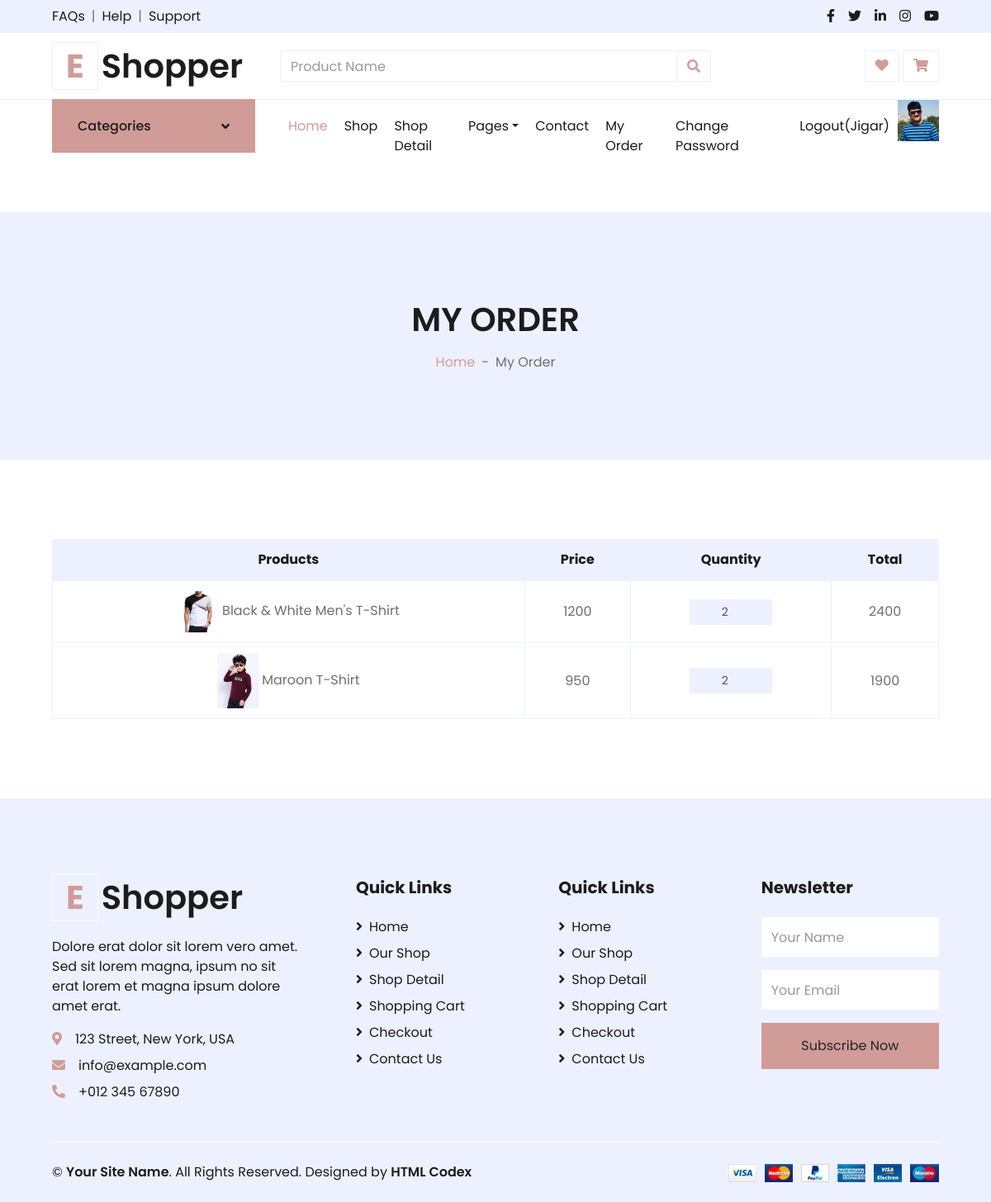
/myorder/ (signed in), run on the app's committed database.
### myapp/models.py (models this page shows, shortened)
class User(models.Model):
	fname=models.CharField(max_length=100)
	lname=models.CharField(max_length=100)
	email=models.EmailField()
	mobile=models.PositiveIntegerField()
	address=models.TextField()
	password=models.CharField(max_length=100)
	profile_pic=models.ImageField(upload_to="profile_pic/")
	usertype=models.CharField(max_length=100,default="buyer")

class Cart(models.Model):
	user=models.ForeignKey(User,on_delete=models.CASCADE)
	product=models.ForeignKey(Product,on_delete=models.CASCADE)
	date=models.DateTimeField(default=timezone.now)
	product_price=models.PositiveIntegerField()
	product_qty=models.PositiveIntegerField()
	total_price=models.PositiveIntegerField()
	payment_status=models.BooleanField(default=False)

class Product(models.Model):
	category=(
			('men','men'),
			('women','women'),
			('kid','kid'),
		)
	size=(
			("s","s"),
			("m","m"),
			("l","l"),
			("xl","xl"),
			("xxl","xxl"),
		)
	seller=models.ForeignKey(User,on_delete=models.CASCADE)
	product_category=models.CharField(max_length=100,choices=category)
	product_name=models.CharField(max_length=100)
	product_price=models.PositiveIntegerField()
	product_desc=models.TextField()
	product_size=models.CharField(max_length=100,choices=size)
	product_image=models.ImageField(upload_to="product_pic/")

### myapp/views.py (the view)
# urls.py: path('myorder/',views.myorder,name='myorder'),
def myorder(request):
	user=User.objects.get(email=request.session['email'])
	carts=Cart.objects.filter(user=user,payment_status=True)
	return render(request,'myorder.html',{'carts':carts})

### myapp/templates/myorder.html (shortened to what this page needs)
{% extends 'header.html' %}
{% load static %}
{% block content %}
<!DOCTYPE html>
<html lang="en">
<head>
</head>
<body>
    <div class="container-fluid bg-secondary mb-5">
        <div class="d-flex flex-column align-items-center justify-content-center" style="min-height: 300px">
            <h1 class="font-weight-semi-bold text-uppercase mb-3">My Order</h1>
            <div class="d-inline-flex">
                <p class="m-0"><a href="">Home</a></p>
                <p class="m-0 px-2">-</p>
                <p class="m-0">My Order</p>
            </div>
        </div>
    </div>
    <div class="container-fluid pt-5">
        <div class="row px-xl-5">
            <div class="col-lg-12 table-responsive mb-5">
                <table class="table table-bordered text-center mb-0">
                    <thead class="bg-secondary text-dark">
                        <tr>
                            <th>Products</th>
                            <th>Price</th>
                            <th>Quantity</th>
                            <th>Total</th>
                        </tr>
                    </thead>
                    <tbody class="align-middle">
                        {% for i in carts %}
                        <tr>
                            <td class="align-middle"><img src="{{i.product.product_image.url}}" alt="" style="width: 50px;"> {{i.product.product_name}}</td>
                            <td class="align-middle">{{i.product.product_price}}</td>
                            <td class="align-middle">
                                <div class="input-group quantity mx-auto" style="width: 100px;">
                                    <form method="post" action="{% url 'change-qty' %}">
                                        <input type="number" class="form-control form-control-sm bg-secondary text-center" value="{{i.product_qty}}" name="product_qty" onchange="this.form.submit();" readonly>
                                    </form>
                                </div>
                            </td>
                            <td class="align-middle">{{i.total_price}}</td>
                        </tr>
                        {% endfor %}
                    </tbody>
                </table>
            </div>
        </div>
    </div>
</body>
</html>
{% endblock %}

### myapp/templates/header.html (shortened to what this page needs)
{% load static %}
<!DOCTYPE html>
<html lang="en">
<head>
    <link href="https://cdnjs.cloudflare.com/ajax/libs/font-awesome/5.10.0/css/all.min.css" rel="stylesheet">
    <link href="{% static 'lib/owlcarousel/assets/owl.carousel.min.css' %}" rel="stylesheet">
    <link href="{% static 'css/style.css' %}" rel="stylesheet">
</head>
<body>
    <div class="container-fluid">
        <div class="row bg-secondary py-2 px-xl-5">
            <div class="col-lg-6 d-none d-lg-block">
                <div class="d-inline-flex align-items-center">
                    <a class="text-dark" href="">FAQs</a>
                    <span class="text-muted px-2">|</span>
                    <a class="text-dark" href="">Help</a>
                    <span class="text-muted px-2">|</span>
                    <a class="text-dark" href="">Support</a>
                </div>
            </div>
            <div class="col-lg-6 text-center text-lg-right">
                <div class="d-inline-flex align-items-center">
                    <a class="text-dark px-2" href="">
                        <i class="fab fa-facebook-f"></i>
                    </a>
                    <a class="text-dark px-2" href="">
                        <i class="fab fa-twitter"></i>
                    </a>
                    <a class="text-dark px-2" href="">
                        <i class="fab fa-linkedin-in"></i>
                    </a>
                    <a class="text-dark px-2" href="">
                        <i class="fab fa-instagram"></i>
                    </a>
                    <a class="text-dark pl-2" href="">
                        <i class="fab fa-youtube"></i>
                    </a>
                </div>
            </div>
        </div>
        <div class="row align-items-center py-3 px-xl-5">
            <div class="col-lg-3 d-none d-lg-block">
                <a href="" class="text-decoration-none">
                    <h1 class="m-0 display-5 font-weight-semi-bold"><span class="text-primary font-weight-bold border px-3 mr-1">E</span>Shopper</h1>
                </a>
            </div>
            <div class="col-lg-6 col-6 text-left">
                <form action="{% url 'search' %}" method="post">
                    <div class="input-group">
                        <input type="text" name="search" class="form-control" placeholder="Product Name">
                        <div class="input-group-append">
                            <span class="input-group-text bg-transparent text-primary">
                                <i class="fa fa-search"></i>
                            </span>
                        </div>
                    </div>
                </form>
            </div>
            {% if request.session.email %}
            <div class="col-lg-3 col-6 text-right">
                <a href="{% url 'wishlist' %}" class="btn border">
                    <i class="fas fa-heart text-primary"></i>
                </a>
                <a href="{% url 'cart' %}" class="btn border">
                    <i class="fas fa-shopping-cart text-primary"></i>
                </a>
            </div>
            {% endif %}
        </div>
    </div>
    <div class="container-fluid mb-5">
        <div class="row border-top px-xl-5">
            <div class="col-lg-3 d-none d-lg-block">
                <a class="btn shadow-none d-flex align-items-center justify-content-between bg-primary text-white w-100" data-toggle="collapse" href="#navbar-vertical" style="height: 65px; margin-top: -1px; padding: 0 30px;">
                    <h6 class="m-0">Categories</h6>
                    <i class="fa fa-angle-down text-dark"></i>
                </a>
            </div>
            <div class="col-lg-9">
                <nav class="navbar navbar-expand-lg bg-light navbar-light py-3 py-lg-0 px-0">
                    <div class="collapse navbar-collapse justify-content-between" id="navbarCollapse">
                        <div class="navbar-nav mr-auto py-0">
                            <a href="/" class="nav-item nav-link active">Home</a>
                            <a href="{% url 'shop' %}" class="nav-item nav-link">Shop</a>
                            <a href="{% url 'detail' %}" class="nav-item nav-link">Shop Detail</a>
                            <div class="nav-item dropdown">
                                <a href="#" class="nav-link dropdown-toggle" data-toggle="dropdown">Pages</a>
                            </div>
                            <a href="{% url 'contact' %}" class="nav-item nav-link">Contact</a>
                        </div>
                        <div class="navbar-nav ml-auto py-0">
                            {%  if request.session.email %}
                                <a href="{% url 'myorder' %}" class="nav-item nav-link">My Order</a>
                                <a href="{% url 'change-password' %}" class="nav-item nav-link">Change Password</a>
                                <a href="{% url 'logout' %}" class="nav-item nav-link">Logout({{request.session.fname}})</a>
                                <img src="{{request.session.profile_pic}}" width="50px" height="50px">
                            {% else %}
                                <a href="{% url 'login' %}" class="nav-item nav-link">Login</a>
                                <a href="{% url 'register' %}" class="nav-item nav-link">Register</a>
                            {% endif %}
                        </div>
                    </div>
                </nav>
            </div>
        </div>
    </div>
{% block content %}
{% endblock %}
    <div class="container-fluid bg-secondary text-dark mt-5 pt-5">
        <div class="row px-xl-5 pt-5">
            <div class="col-lg-4 col-md-12 mb-5 pr-3 pr-xl-5">
                <a href="" class="text-decoration-none">
                    <h1 class="mb-4 display-5 font-weight-semi-bold"><span class="text-primary font-weight-bold border border-white px-3 mr-1">E</span>Shopper</h1>
                </a>
                <p>Dolore erat dolor sit lorem vero amet. Sed sit lorem magna, ipsum no sit erat lorem et magna ipsum dolore amet erat.</p>
                <p class="mb-2"><i class="fa fa-map-marker-alt text-primary mr-3"></i>123 Street, New York, USA</p>
                <p class="mb-2"><i class="fa fa-envelope text-primary mr-3"></i>info@example.com</p>
                <p class="mb-0"><i class="fa fa-phone-alt text-primary mr-3"></i>+012 345 67890</p>
            </div>
            <div class="col-lg-8 col-md-12">
                <div class="row">
                    <div class="col-md-4 mb-5">
                        <h5 class="font-weight-bold text-dark mb-4">Quick Links</h5>
                        <div class="d-flex flex-column justify-content-start">
                            <a class="text-dark mb-2" href="index.html"><i class="fa fa-angle-right mr-2"></i>Home</a>
                            <a class="text-dark mb-2" href="shop.html"><i class="fa fa-angle-right mr-2"></i>Our Shop</a>
                            <a class="text-dark mb-2" href="detail.html"><i class="fa fa-angle-right mr-2"></i>Shop Detail</a>
                            <a class="text-dark mb-2" href="cart.html"><i class="fa fa-angle-right mr-2"></i>Shopping Cart</a>
                            <a class="text-dark mb-2" href="checkout.html"><i class="fa fa-angle-right mr-2"></i>Checkout</a>
                            <a class="text-dark" href="contact.html"><i class="fa fa-angle-right mr-2"></i>Contact Us</a>
                        </div>
                    </div>
                    <div class="col-md-4 mb-5">
                        <h5 class="font-weight-bold text-dark mb-4">Quick Links</h5>
                        <div class="d-flex flex-column justify-content-start">
                            <a class="text-dark mb-2" href="index.html"><i class="fa fa-angle-right mr-2"></i>Home</a>
                            <a class="text-dark mb-2" href="shop.html"><i class="fa fa-angle-right mr-2"></i>Our Shop</a>
                            <a class="text-dark mb-2" href="detail.html"><i class="fa fa-angle-right mr-2"></i>Shop Detail</a>
                            <a class="text-dark mb-2" href="cart.html"><i class="fa fa-angle-right mr-2"></i>Shopping Cart</a>
                            <a class="text-dark mb-2" href="checkout.html"><i class="fa fa-angle-right mr-2"></i>Checkout</a>
                            <a class="text-dark" href="contact.html"><i class="fa fa-angle-right mr-2"></i>Contact Us</a>
                        </div>
                    </div>
                    <div class="col-md-4 mb-5">
                        <h5 class="font-weight-bold text-dark mb-4">Newsletter</h5>
                        <form action="">
                            <div class="form-group">
                                <input type="text" class="form-control border-0 py-4" placeholder="Your Name" required="required" />
                            </div>
                            <div class="form-group">
                                <input type="email" class="form-control border-0 py-4" placeholder="Your Email"
                                    required="required" />
                            </div>
                            <div>
                                <button class="btn btn-primary btn-block border-0 py-3" type="submit">Subscribe Now</button>
                            </div>
                        </form>
                    </div>
                </div>
            </div>
        </div>
        <div class="row border-top border-light mx-xl-5 py-4">
            <div class="col-md-6 px-xl-0">
                <p class="mb-md-0 text-center text-md-left text-dark">
                    &copy; <a class="text-dark font-weight-semi-bold" href="#">Your Site Name</a>. All Rights Reserved. Designed
                    by
                    <a class="text-dark font-weight-semi-bold" href="https://htmlcodex.com">HTML Codex</a>
                </p>
            </div>
            <div class="col-md-6 px-xl-0 text-center text-md-right">
                <img class="img-fluid" src="{% static 'img/payments.png' %}" alt="">
            </div>
        </div>
    </div>
</body>
</html>

### data on the page
User: session.fname "Jigar"
Cart: product.product_image (picture), product.product_name "Black & White Men's T-Shirt", product.product_price "1200", product_qty "2", total_price "2400"
Cart: product.product_image (picture), product.product_name "Maroon T-Shirt", product.product_price "950", product_qty "2", total_price "1900"
